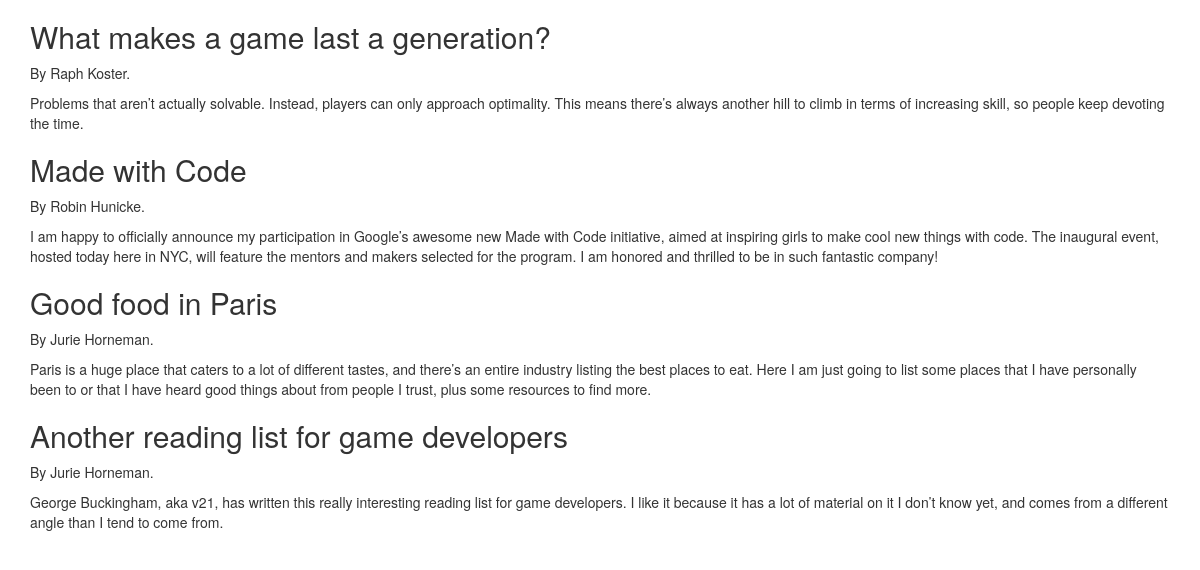
The page / on the database its author committed.
### tables this page shows
CREATE TABLE posts (
	id integer primary key autoincrement,
	author_id integer,
	category_id integer,
  title text,
  content text,
	foreign key(author_id) references authors(id),
	foreign key(category_id) references categories(id)
);

CREATE TABLE authors (
  id   INTEGER PRIMARY KEY AUTOINCREMENT,
  name TEXT NOT NULL
);

### blog.py (the view)
@app.route('/')
def index():
    db = connect_db()
    cursor = db.execute('select authors.name, posts.title, posts.content from authors, posts where authors.id = posts.author_id')
    posts = [dict(author_name=row[0], title=row[1], content=row[2]) for row in cursor.fetchall()]
    db.close()
    return render_template('index.html', posts=posts)

### db.py (called while the page is built)
def connect_db():
    return sqlite3.connect(db_path)

### templates/index.html (shortened to what this page needs)
{% extends "layout.html" %}
{% block content %}
{% for post in posts %}
<h2>{{ post.title }}</h2>
<p>By {{ post.author_name }}.</p>
<p>{{ post.content }}</p>
{% endfor %}
{% endblock %}

### templates/layout.html (shortened to what this page needs)
<html>
<head>
	<link rel="stylesheet" href="https://maxcdn.bootstrapcdn.com/bootstrap/3.2.0/css/bootstrap.min.css">
</head>
<body>
	<div class="container">
{% block content %}{% endblock %}
	</div>
</body>
</html>

### rows shown on the page
posts: title "What makes a game last a generation?", author_name "Raph Koster", content "Problems that aren’t actually solvable. Instead, players can only approach optimality. This means there’s always another hill to climb in terms of increasing skill, so people keep devoting the time."
posts: title "Made with Code", author_name "Robin Hunicke", content "I am happy to officially announce my participation in Google’s awesome new Made with Code initiative, aimed at inspiring girls to make cool new things with code. The inaugural event, hosted today here in NYC, will feature the mentors and makers selected for the program. I am honored and thrilled to be in such fantastic company!"
posts: title "Good food in Paris", author_name "Jurie Horneman", content "Paris is a huge place that caters to a lot of different tastes, and there’s an entire industry listing the best places to eat. Here I am just going to list some places that I have personally been to or that I have heard good things about from people I trust, plus some resources to find more."
posts: title "Another reading list for game developers", author_name "Jurie Horneman", content "George Buckingham, aka v21, has written this really interesting reading list for game developers. I like it because it has a lot of material on it I don’t know yet, and comes from a different angle than I tend to come from."
